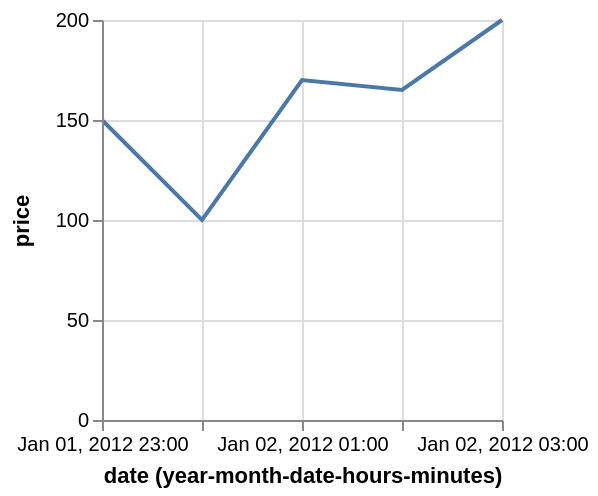

Express this chart as Vega-Lite.
### Vega specification from a JSON file in a GitHub repository (floating-point values rounded to 4 significant figures)
{"$schema": "https://vega.github.io/schema/vega/v3.0.json", "description": "Google's stock price over time.", "autosize": "pad", "padding": 5, "width": 200, "height": 200, "style": "cell", "data": [{"name": "source_0", "values": [{"date": "Sun, 01 Jan 2012 23:00:00", "price": 150}, {"date": "Sun, 02 Jan 2012 00:00:00", "price": 100}, {"date": "Sun, 02 Jan 2012 01:00:00", "price": 170}, {"date": "Sun, 02 Jan 2012 02:00:00", "price": 165}, {"date": "Sun, 02 Jan 2012 03:00:00", "price": 200}]}, {"name": "data_0", "source": "source_0", "transform": [{"type": "formula", "expr": "toDate(datum[\"date\"])", "as": "date"}, {"type": "formula", "expr": "toNumber(datum[\"price\"])", "as": "price"}, {"type": "formula", "as": "yearmonthdatehoursminutes_date", "expr": "datetime(year(datum[\"date\"]), month(datum[\"date\"]), date(datum[\"date\"]), hours(datum[\"date\"]), minutes(datum[\"date\"]), 0, 0)"}, {"type": "filter", "expr": "datum[\"yearmonthdatehoursminutes_date\"] !== null && !isNaN(datum[\"yearmonthdatehoursminutes_date\"]) && datum[\"price\"] !== null && !isNaN(datum[\"price\"])"}]}], "marks": [{"name": "marks", "type": "line", "style": ["line"], "sort": {"field": "datum[\"yearmonthdatehoursminutes_date\"]", "order": "descending"}, "from": {"data": "data_0"}, "encode": {"update": {"x": {"scale": "x", "field": "yearmonthdatehoursminutes_date"}, "y": {"scale": "y", "field": "price"}, "stroke": {"value": "#4c78a8"}}}}], "scales": [{"name": "x", "type": "utc", "domain": {"data": "data_0", "field": "yearmonthdatehoursminutes_date"}, "range": [0, {"signal": "width"}]}, {"name": "y", "type": "linear", "domain": {"data": "data_0", "field": "price"}, "range": [{"signal": "height"}, 0], "nice": true, "zero": true}], "axes": [{"scale": "x", "orient": "bottom", "labelOverlap": true, "tickCount": {"signal": "ceil(width/40)"}, "title": "date (year-month-date-hours-minutes)", "zindex": 1, "encode": {"labels": {"update": {"text": {"signal": "utcFormat(datum.value, '%b %d, %Y %H:%M')"}}}}}, {"scale": "x", "orient": "bottom", "domain": false, "grid": true, "labels": false, "maxExtent": 0, "minExtent": 0, "tickCount": {"signal": "ceil(width/40)"}, "ticks": false, "zindex": 0, "gridScale": "y"}, {"scale": "y", "orient": "left", "labelOverlap": true, "tickCount": {"signal": "ceil(height/40)"}, "title": "price", "zindex": 1}, {"scale": "y", "orient": "left", "domain": false, "grid": true, "labels": false, "maxExtent": 0, "minExtent": 0, "tickCount": {"signal": "ceil(height/40)"}, "ticks": false, "zindex": 0, "gridScale": "x"}], "config": {"axis": {"titlePadding": 5}, "axisY": {"minExtent": 30}}}
